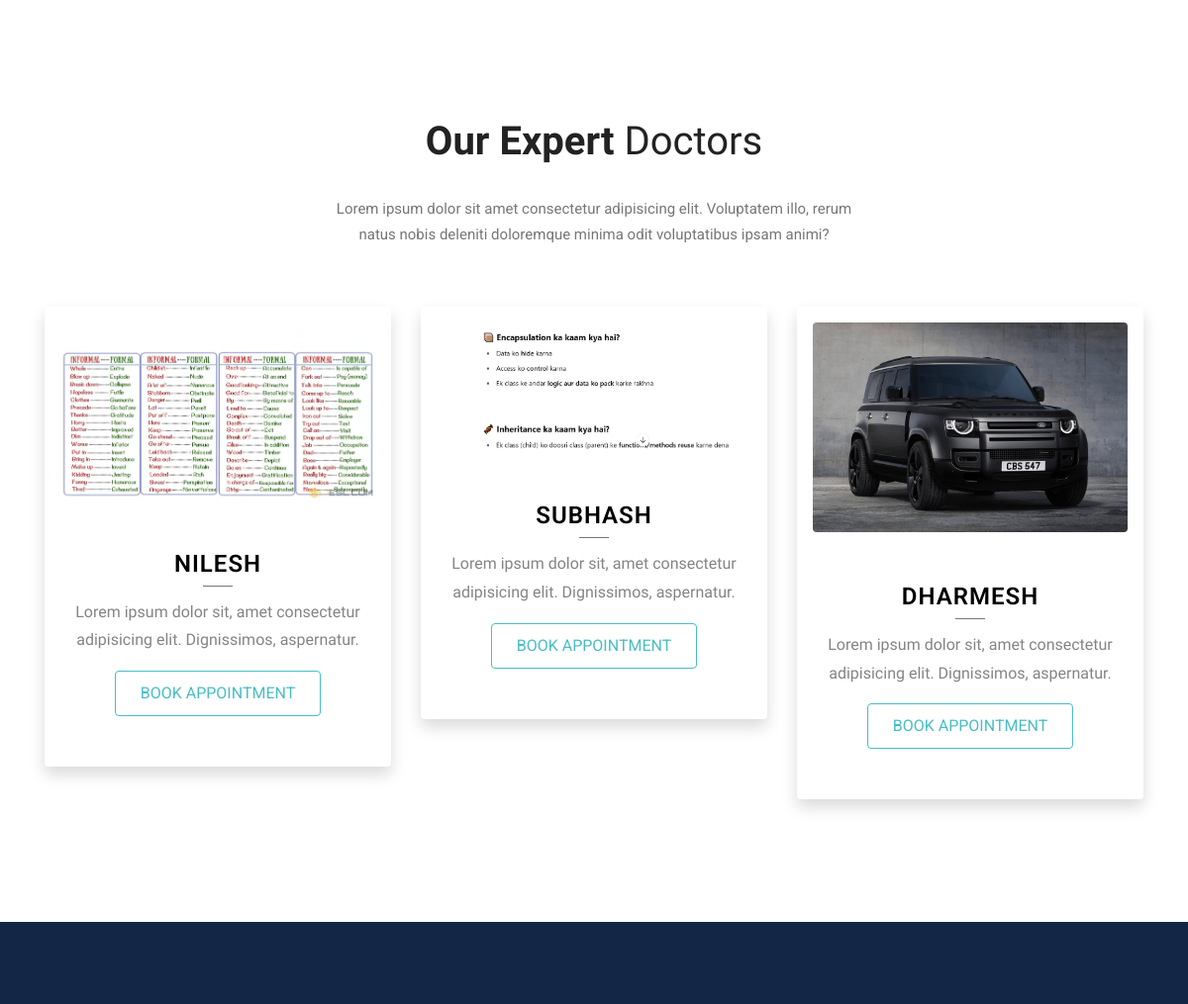
Page /appointment/ (middle part) on the earlier database version.
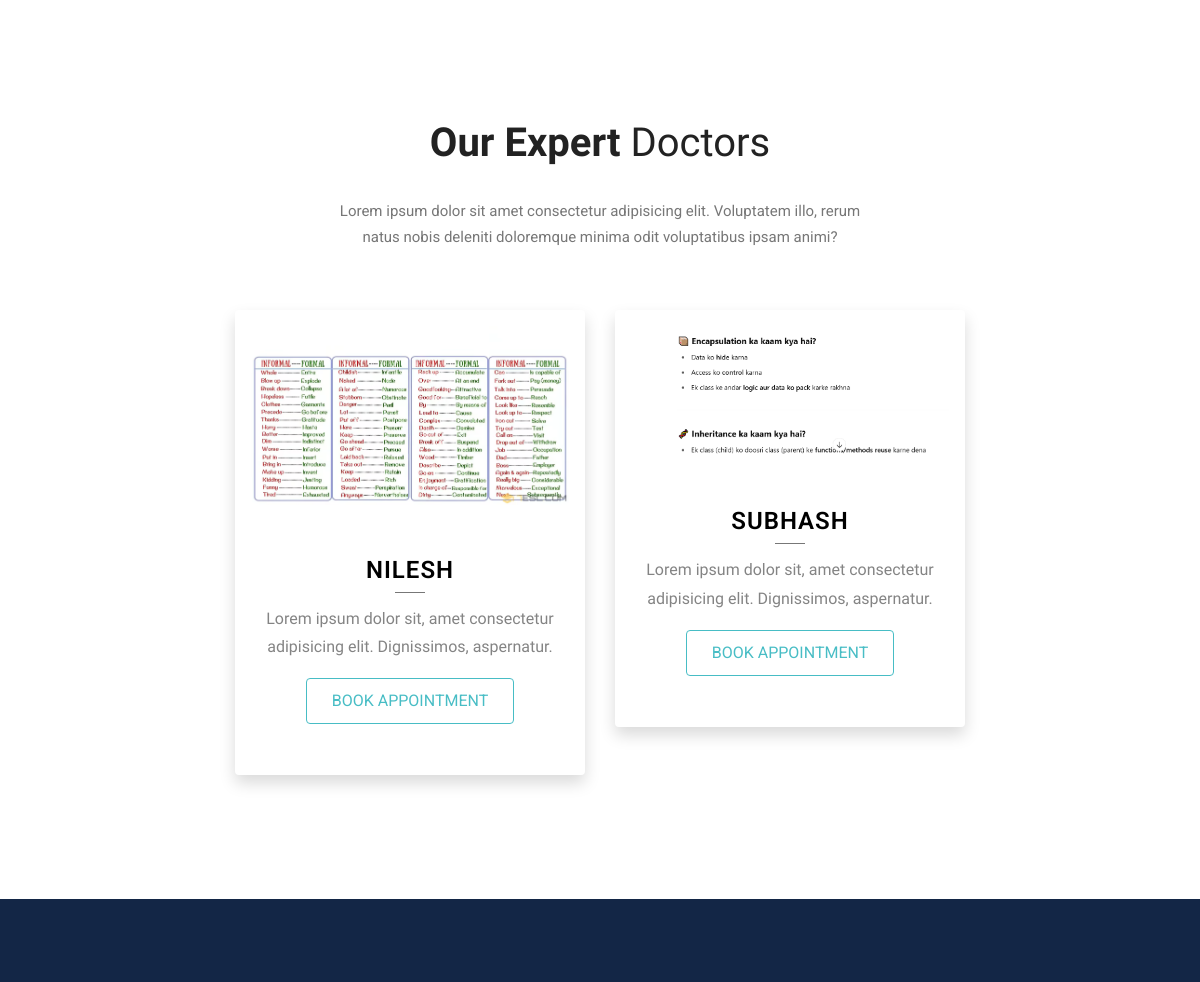
Same page on the later database version.
### myapp/models.py (models this page shows, shortened)
class User(models.Model):
    ROLES = (
        ("patient", "Patient"),
        ("doctor", "Doctor"),
        ("admin", "Admin"),
    )
    name=models.CharField(max_length=50)
    email=models.EmailField()
    mobile = models.BigIntegerField()
    role = models.CharField(max_length=20, choices=ROLES, default="patient")
    photo=models.ImageField(default="",upload_to="user_photo")
    password=models.CharField(max_length=20)
    created_at = models.DateTimeField(auto_now_add=True)

### myapp/views.py (the view)
# urls.py: path('appointment/', views.appointment, name='appointment'),
def appointment(request):
    doctors = User.objects.filter(role="doctor")
    if request.method=="POST":
        pname=request.POST.get('pname')
        department=request.POST.get('department')
        doctor_id = request.POST.get('doctor')
        pphone = request.POST.get('pphone')
        date=request.POST.get('date')
        message=request.POST.get('message')
        try:
            doctor = User.objects.get(id=doctor_id,role="doctor")
            patient_user = User.objects.get(id=request.session['user_id'])
            Appointment.objects.create(
                patient=patient_user,
                pname=pname,
                pemail=patient_user.email,
                department=department,
                doctor=doctor,
                pphone=pphone,
                date=date,
                message=message
            )
            msg = "Appointment Submited"
            return render(request, "appointment.html",{'doctors': doctors, 'msg': msg})
        except User.DoesNotExist:
            msg = "Doctor not found"
            return render(request, "appointment.html", {'doctors':doctors, 'msg':msg})
    else:
        return render(request,"appointment.html",{'doctors':doctors})

### myapp/templates/appointment.html (shortened to what this page needs)
{% extends "header.html" %}
{% load static %}
{% block content %}
<section class="section style-three pb-0">
  <div class="container">
    <div class="row">
      <div class="col-lg-6 order-1 order-lg-0">
        <div class="contact-area style-two pl-0 pr-0 pr-lg-4">
          <form name="contact_form" action="{% url 'appointment' %}" class="default-form contact-form"  method="post">
              <div class="row">
                <div class="col-md-12">
                </div>
              </div>
            </form>
        </div>
      </div>
      <div class="col-lg-6 mb-4 mb-lg-0 order-0 order-lg-1">
      </div>
    </div>
  </div>
</section>
<section class="team-section section">
  <div class="container">
    <div class="section-title text-center">
      <h3>Our Expert
        <span>Doctors</span>
      </h3>
      <p class="mb-0">Lorem ipsum dolor sit amet consectetur adipisicing elit. Voluptatem illo, rerum
        <br>natus nobis deleniti doloremque minima odit voluptatibus ipsam animi?</p>
    </div>
    <div class="row justify-content-center">
      {% for i in doctors %}
      <div class="col-lg-4 col-md-6 mb-4">
        <div class="team-member shadow rounded p-3 text-center">
          <img loading="lazy" src="{{ i.photo.url }}" alt="doctor" class="img-fluid rounded">
          <div class="contents mt-3">
            <h4>{{ i.name }}</h4>
            <p> Lorem ipsum dolor sit, amet consectetur adipisicing elit. Dignissimos, aspernatur. </p>
            <a href="{% url 'appointment' %}" class="btn btn-main">Book Appointment</a>
          </div>
        </div>
      </div>
      {% empty %}
        <p>No doctors available</p>
      {% endfor %}
    </div>
  </div>
</section>
{% endblock  %}

Differences in the rows shown:
removed User: photo (picture), name "DHARMESH"
